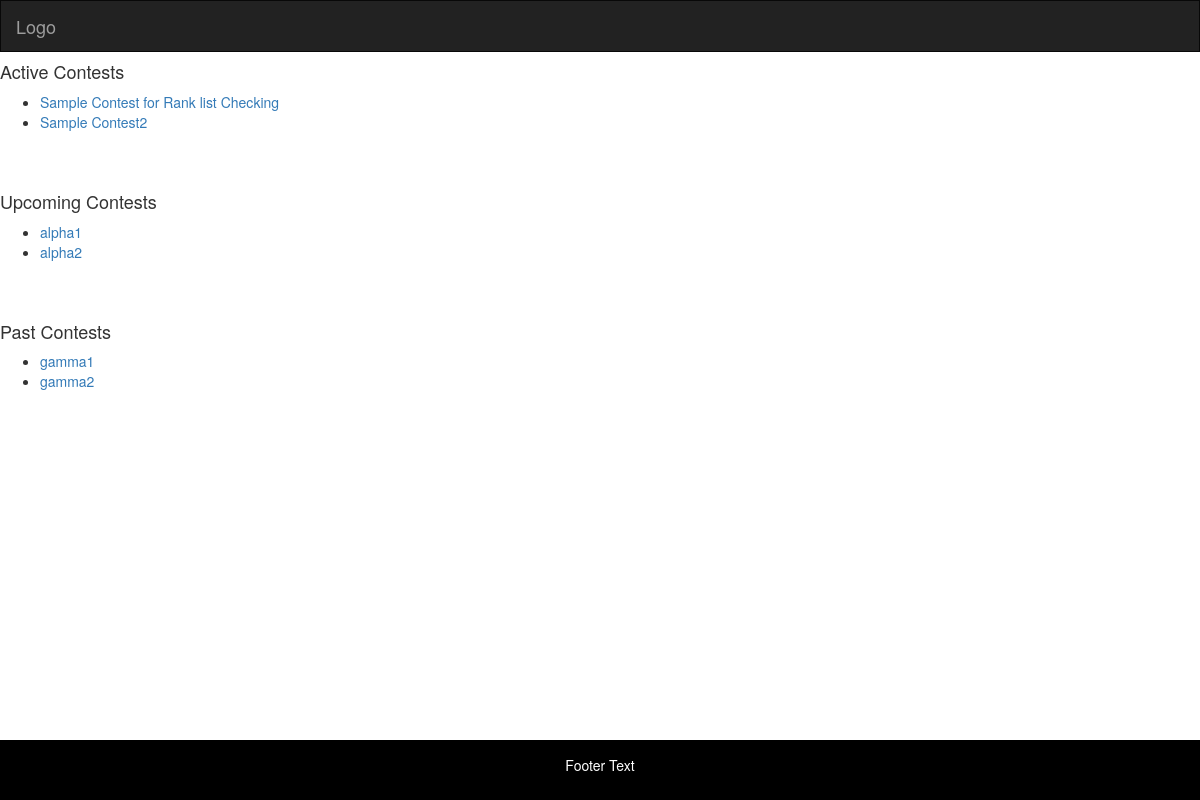
The app's page /contests/ with its own data.
### contests/models.py (models this page shows, shortened)
class Challenge(models.Model):
    challenge_code = models.CharField(max_length=50)
    challenge_name = models.CharField(max_length=50)
    Active, Upcoming, Past = 'Active', 'Upcoming', 'Past'
    Status_Choices = ((Active, 'Active'), (Upcoming, 'Upcoming'), (Past, 'Past'))
    status = models.CharField(max_length=20, choices=Status_Choices, default=Upcoming)
    def __str__(self):
        return self.challenge_name

### contests/views.py (the view)
def index(request):
    active = Challenge.objects.filter(status='Active')
    upcoming = Challenge.objects.filter(status='Upcoming')
    past = Challenge.objects.filter(status='Past')
    context = {
        'active': active,
        'upcoming': upcoming,
        'past': past
    }
    return render(request, 'contests/index.html', context)

### contests/templates/contests/index.html (shortened to what this page needs)
{% extends 'accounts/base.html' %}
{% block body %}
    <h4>Active Contests</h4>
    <ul>
        {% for each in active %}
            <li><a href="{% url 'contests:contest-detail' each.pk %}">{{ each }}</a></li>
        {% endfor %}
    </ul>
    <br><br>
    <h4>Upcoming Contests</h4>
    <ul>
        {% for each in upcoming %}
            <li><a href="{% url 'contests:contest-detail' each.pk %}">{{ each }}</a></li>
        {% endfor %}
    </ul>
    <br><br>
    <h4>Past Contests</h4>
    <ul>
        {% for each in past %}
            <li><a href="{% url 'contests:contest-detail' each.pk %}">{{ each }}</a></li>
        {% endfor %}
    </ul>
    <br><br>
{% endblock %}

### records on screen
Challenge: challenge_name "Sample Contest for Rank list Checking"
Challenge: challenge_name "Sample Contest2"
Challenge: challenge_name "alpha1"
Challenge: challenge_name "alpha2"
Challenge: challenge_name "gamma1"
Challenge: challenge_name "gamma2"
